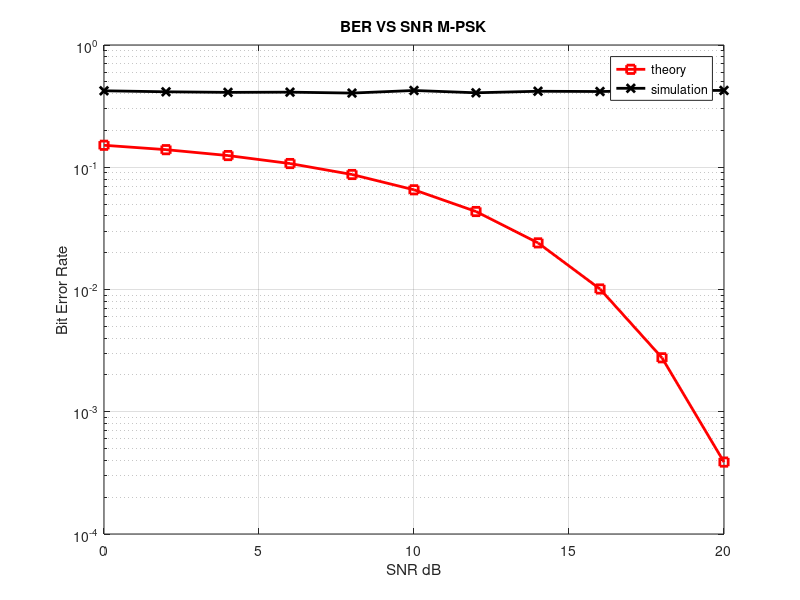

Recreate this plot in MATLAB.
clc;clear all;close all;
k = input('enter the no of bits');
M = 2^k;
N = 10^3;
a = [0:M-1]*2*pi/M;
SNRdB = [0:2:20];
sdB = SNRdB + 10*log10(k);
b = [0:M-1];
map = bitxor(b, floor(b/2));
[ttind] = sort(map);
c = zeros(1, N);
for i = 1:length(SNRdB)
bits = rand(1, N*k, 1) > 0.5;
bin2DecMatrix = ones(N,1)*(2.^((k-1):-1:0));
shape = reshape(bits, k, N).';
G = (sum(shape.*bin2DecMatrix,2)).';
dec = ttind(G+1) - 1;
ph = dec*2*pi/M;
d = exp(1i*ph);
s = d;
n = 1/sqrt(2)*(randn(1,N) + 1i*randn(1,N));
r = s + 10^(-sdB(i)/20)*n;
e = angle(r);
e(e < 0) = e(e < 0) + 2*pi;
c = 2*pi/M*round(e/(2*pi/M));
c(c == 2*pi) = 0;
cd = round(c*M/(2*pi));
f = map(cd+1);
cb = dec2bin(f, k);
cb = cb.';
cb = cb(1:end).';
cb = str2num(cb).';
Err(i) = size(find(bits - cb), 2);
end
sBer = Err / (N*k);
tBer = (1/k)*erfc(sqrt(k*10.^(SNRdB/10))*sin(pi/M));
figure;semilogy(SNRdB,tBer,'rs-','LineWidth',2);
hold on;grid on;
semilogy(SNRdB,sBer,'kx-','LineWidth',2);
legend('theory','simulation');xlabel('SNR dB');
ylabel('Bit Error Rate');title('BER VS SNR M-PSK');